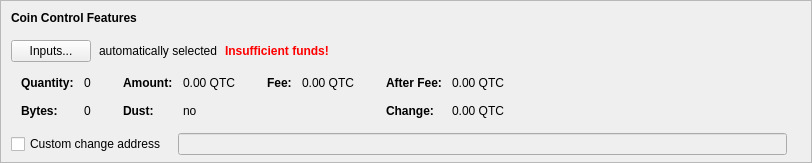
      <widget class="QFrame" name="frameCoinControl">
       <property name="sizePolicy">
        <sizepolicy hsizetype="Expanding" vsizetype="Fixed">
         <horstretch>0</horstretch>
         <verstretch>0</verstretch>
        </sizepolicy>
       </property>
       <property name="maximumSize">
        <size>
         <width>16777215</width>
         <height>16777215</height>
        </size>
       </property>
       <property name="frameShape">
        <enum>QFrame::StyledPanel</enum>
       </property>
       <property name="frameShadow">
        <enum>QFrame::Sunken</enum>
       </property>
       <layout class="QVBoxLayout" name="verticalLayoutCoinControl2">
        <property name="spacing">
         <number>0</number>
        </property>
        <property name="leftMargin">
         <number>0</number>
        </property>
        <property name="topMargin">
         <number>0</number>
        </property>
        <property name="rightMargin">
         <number>0</number>
        </property>
        <property name="bottomMargin">
         <number>6</number>
        </property>
        <item>
         <layout class="QVBoxLayout" name="verticalLayoutCoinControl" stretch="0,0,0,0,0">
          <property name="spacing">
           <number>0</number>
          </property>
          <property name="leftMargin">
           <number>10</number>
          </property>
          <property name="topMargin">
           <number>10</number>
          </property>
          <item>
           <layout class="QHBoxLayout" name="horizontalLayoutCoinControl1">
            <property name="bottomMargin">
             <number>15</number>
            </property>
            <item>
             <widget class="QLabel" name="labelCoinControlFeatures">
              <property name="sizePolicy">
               <sizepolicy hsizetype="Preferred" vsizetype="Maximum">
                <horstretch>0</horstretch>
                <verstretch>0</verstretch>
               </sizepolicy>
              </property>
              <property name="font">
               <font>
                <weight>75</weight>
                <bold>true</bold>
               </font>
              </property>
              <property name="styleSheet">
               <string notr="true">font-weight:bold;</string>
              </property>
              <property name="text">
               <string>Coin Control Features</string>
              </property>
             </widget>
            </item>
           </layout>
          </item>
          <item>
           <layout class="QHBoxLayout" name="horizontalLayoutCoinControl2" stretch="0,0,0,0">
            <property name="spacing">
             <number>8</number>
            </property>
            <property name="bottomMargin">
             <number>10</number>
            </property>
            <item>
             <widget class="QPushButton" name="pushButtonCoinControl">
              <property name="styleSheet">
               <string notr="true"/>
              </property>
              <property name="text">
               <string>Inputs...</string>
              </property>
              <property name="autoDefault">
               <bool>false</bool>
              </property>
             </widget>
            </item>
            <item>
             <widget class="QLabel" name="labelCoinControlAutomaticallySelected">
              <property name="text">
               <string>automatically selected</string>
              </property>
              <property name="margin">
               <number>5</number>
              </property>
             </widget>
            </item>
            <item>
             <widget class="QLabel" name="labelCoinControlInsuffFunds">
              <property name="font">
               <font>
                <weight>75</weight>
                <bold>true</bold>
               </font>
              </property>
              <property name="styleSheet">
               <string notr="true">color:red;font-weight:bold;</string>
              </property>
              <property name="text">
               <string>Insufficient funds!</string>
              </property>
              <property name="margin">
               <number>5</number>
              </property>
             </widget>
            </item>
            <item>
             <spacer name="horizontalSpacerCoinControl">
              <property name="orientation">
               <enum>Qt::Horizontal</enum>
              </property>
              <property name="sizeHint" stdset="0">
               <size>
                <width>40</width>
                <height>1</height>
               </size>
              </property>
             </spacer>
            </item>
           </layout>
          </item>
          <item>
           <widget class="QWidget" name="widgetCoinControl" native="true">
            <property name="sizePolicy">
             <sizepolicy hsizetype="Preferred" vsizetype="Preferred">
              <horstretch>0</horstretch>
              <verstretch>0</verstretch>
             </sizepolicy>
            </property>
            <property name="minimumSize">
             <size>
              <width>0</width>
              <height>0</height>
             </size>
            </property>
            <property name="styleSheet">
             <string notr="true"/>
            </property>
            <layout class="QHBoxLayout" name="horizontalLayoutCoinControl5">
             <property name="leftMargin">
              <number>0</number>
             </property>
             <property name="topMargin">
              <number>0</number>
             </property>
             <property name="rightMargin">
              <number>0</number>
             </property>
             <property name="bottomMargin">
              <number>0</number>
             </property>
             <item>
              <layout class="QHBoxLayout" name="horizontalLayoutCoinControl3" stretch="0,0,0,1">
               <property name="spacing">
                <number>20</number>
               </property>
               <property name="topMargin">
                <number>0</number>
               </property>
               <property name="bottomMargin">
                <number>10</number>
               </property>
               <item>
                <layout class="QFormLayout" name="formLayoutCoinControl1">
                 <property name="horizontalSpacing">
                  <number>10</number>
                 </property>
                 <property name="verticalSpacing">
                  <number>14</number>
                 </property>
                 <property name="leftMargin">
                  <number>10</number>
                 </property>
                 <property name="topMargin">
                  <number>4</number>
                 </property>
                 <property name="rightMargin">
                  <number>6</number>
                 </property>
                 <item row="0" column="0">
                  <widget class="QLabel" name="labelCoinControlQuantityText">
                   <property name="font">
                    <font>
                     <weight>75</weight>
                     <bold>true</bold>
                    </font>
                   </property>
                   <property name="text">
                    <string>Quantity:</string>
                   </property>
                   <property name="margin">
                    <number>0</number>
                   </property>
                  </widget>
                 </item>
                 <item row="0" column="1">
                  <widget class="QLabel" name="labelCoinControlQuantity">
                   <property name="cursor">
                    <cursorShape>IBeamCursor</cursorShape>
                   </property>
                   <property name="contextMenuPolicy">
                    <enum>Qt::ActionsContextMenu</enum>
                   </property>
                   <property name="text">
                    <string notr="true">0</string>
                   </property>
                   <property name="margin">
                    <number>0</number>
                   </property>
                   <property name="textInteractionFlags">
                    <set>Qt::LinksAccessibleByMouse|Qt::TextSelectableByKeyboard|Qt::TextSelectableByMouse</set>
                   </property>
                  </widget>
                 </item>
                 <item row="1" column="0">
                  <widget class="QLabel" name="labelCoinControlBytesText">
                   <property name="font">
                    <font>
                     <weight>75</weight>
                     <bold>true</bold>
                    </font>
                   </property>
                   <property name="text">
                    <string>Bytes:</string>
                   </property>
                  </widget>
                 </item>
                 <item row="1" column="1">
                  <widget class="QLabel" name="labelCoinControlBytes">
                   <property name="cursor">
                    <cursorShape>IBeamCursor</cursorShape>
                   </property>
                   <property name="contextMenuPolicy">
                    <enum>Qt::ActionsContextMenu</enum>
                   </property>
                   <property name="text">
                    <string notr="true">0</string>
                   </property>
                   <property name="textInteractionFlags">
                    <set>Qt::LinksAccessibleByMouse|Qt::TextSelectableByKeyboard|Qt::TextSelectableByMouse</set>
                   </property>
                  </widget>
                 </item>
                </layout>
               </item>
               <item>
                <layout class="QFormLayout" name="formLayoutCoinControl2">
                 <property name="horizontalSpacing">
                  <number>10</number>
                 </property>
                 <property name="verticalSpacing">
                  <number>14</number>
                 </property>
                 <property name="leftMargin">
                  <number>6</number>
                 </property>
                 <property name="topMargin">
                  <number>4</number>
                 </property>
                 <property name="rightMargin">
                  <number>6</number>
                 </property>
                 <item row="0" column="0">
                  <widget class="QLabel" name="labelCoinControlAmountText">
                   <property name="font">
                    <font>
                     <weight>75</weight>
                     <bold>true</bold>
                    </font>
                   </property>
                   <property name="text">
                    <string>Amount:</string>
                   </property>
                   <property name="margin">
                    <number>0</number>
                   </property>
                  </widget>
                 </item>
                 <item row="0" column="1">
                  <widget class="QLabel" name="labelCoinControlAmount">
                   <property name="cursor">
                    <cursorShape>IBeamCursor</cursorShape>
                   </property>
                   <property name="contextMenuPolicy">
                    <enum>Qt::ActionsContextMenu</enum>
                   </property>
                   <property name="text">
                    <string notr="true">0.00 QTC</string>
                   </property>
                   <property name="textInteractionFlags">
                    <set>Qt::LinksAccessibleByMouse|Qt::TextSelectableByKeyboard|Qt::TextSelectableByMouse</set>
                   </property>
                  </widget>
                 </item>
                 <item row="1" column="0">
                  <widget class="QLabel" name="labelCoinControlLowOutputText">
                   <property name="font">
                    <font>
                     <weight>75</weight>
                     <bold>true</bold>
                    </font>
                   </property>
                   <property name="text">
                    <string>Dust:</string>
                   </property>
                  </widget>
                 </item>
                 <item row="1" column="1">
                  <widget class="QLabel" name="labelCoinControlLowOutput">
                   <property name="cursor">
                    <cursorShape>IBeamCursor</cursorShape>
                   </property>
                   <property name="contextMenuPolicy">
                    <enum>Qt::ActionsContextMenu</enum>
                   </property>
                   <property name="text">
                    <string notr="true">no</string>
                   </property>
                   <property name="textInteractionFlags">
                    <set>Qt::LinksAccessibleByMouse|Qt::TextSelectableByKeyboard|Qt::TextSelectableByMouse</set>
                   </property>
                  </widget>
                 </item>
                </layout>
               </item>
               <item>
                <layout class="QFormLayout" name="formLayoutCoinControl3">
                 <property name="horizontalSpacing">
                  <number>10</number>
                 </property>
                 <property name="verticalSpacing">
                  <number>14</number>
                 </property>
                 <property name="leftMargin">
                  <number>6</number>
                 </property>
                 <property name="topMargin">
                  <number>4</number>
                 </property>
                 <property name="rightMargin">
                  <number>6</number>
                 </property>
                 <item row="0" column="0">
                  <widget class="QLabel" name="labelCoinControlFeeText">
                   <property name="font">
                    <font>
                     <weight>75</weight>
                     <bold>true</bold>
                    </font>
                   </property>
                   <property name="text">
                    <string>Fee:</string>
                   </property>
                   <property name="margin">
                    <number>0</number>
                   </property>
                  </widget>
                 </item>
                 <item row="0" column="1">
                  <widget class="QLabel" name="labelCoinControlFee">
                   <property name="cursor">
                    <cursorShape>IBeamCursor</cursorShape>
                   </property>
                   <property name="contextMenuPolicy">
                    <enum>Qt::ActionsContextMenu</enum>
                   </property>
                   <property name="text">
                    <string notr="true">0.00 QTC</string>
                   </property>
                   <property name="textInteractionFlags">
                    <set>Qt::LinksAccessibleByMouse|Qt::TextSelectableByKeyboard|Qt::TextSelectableByMouse</set>
                   </property>
                  </widget>
                 </item>
                </layout>
               </item>
               <item>
                <layout class="QFormLayout" name="formLayoutCoinControl4">
                 <property name="horizontalSpacing">
                  <number>10</number>
                 </property>
                 <property name="verticalSpacing">
                  <number>14</number>
                 </property>
                 <property name="leftMargin">
                  <number>6</number>
                 </property>
                 <property name="topMargin">
                  <number>4</number>
                 </property>
                 <property name="rightMargin">
                  <number>6</number>
                 </property>
                 <item row="0" column="0">
                  <widget class="QLabel" name="labelCoinControlAfterFeeText">
                   <property name="font">
                    <font>
                     <weight>75</weight>
                     <bold>true</bold>
                    </font>
                   </property>
                   <property name="text">
                    <string>After Fee:</string>
                   </property>
                   <property name="margin">
                    <number>0</number>
                   </property>
                  </widget>
                 </item>
                 <item row="0" column="1">
                  <widget class="QLabel" name="labelCoinControlAfterFee">
                   <property name="cursor">
                    <cursorShape>IBeamCursor</cursorShape>
                   </property>
                   <property name="contextMenuPolicy">
                    <enum>Qt::ActionsContextMenu</enum>
                   </property>
                   <property name="text">
                    <string notr="true">0.00 QTC</string>
                   </property>
                   <property name="textInteractionFlags">
                    <set>Qt::LinksAccessibleByMouse|Qt::TextSelectableByKeyboard|Qt::TextSelectableByMouse</set>
                   </property>
                  </widget>
                 </item>
                 <item row="1" column="0">
                  <widget class="QLabel" name="labelCoinControlChangeText">
                   <property name="font">
                    <font>
                     <weight>75</weight>
                     <bold>true</bold>
                    </font>
                   </property>
                   <property name="text">
                    <string>Change:</string>
                   </property>
                  </widget>
                 </item>
                 <item row="1" column="1">
                  <widget class="QLabel" name="labelCoinControlChange">
                   <property name="cursor">
                    <cursorShape>IBeamCursor</cursorShape>
                   </property>
                   <property name="contextMenuPolicy">
                    <enum>Qt::ActionsContextMenu</enum>
                   </property>
                   <property name="text">
                    <string notr="true">0.00 QTC</string>
                   </property>
                   <property name="textInteractionFlags">
                    <set>Qt::LinksAccessibleByMouse|Qt::TextSelectableByKeyboard|Qt::TextSelectableByMouse</set>
                   </property>
                  </widget>
                 </item>
                </layout>
               </item>
              </layout>
             </item>
            </layout>
           </widget>
          </item>
          <item>
           <layout class="QHBoxLayout" name="horizontalLayoutCoinControl4" stretch="0,0,0">
            <property name="spacing">
             <number>12</number>
            </property>
            <property name="sizeConstraint">
             <enum>QLayout::SetDefaultConstraint</enum>
            </property>
            <property name="topMargin">
             <number>5</number>
            </property>
            <property name="rightMargin">
             <number>5</number>
            </property>
            <item>
             <widget class="QCheckBox" name="checkBoxCoinControlChange">
              <property name="toolTip">
               <string>If this is activated, but the change address is empty or invalid, change will be sent to a newly generated address.</string>
              </property>
              <property name="text">
               <string>Custom change address</string>
              </property>
             </widget>
            </item>
            <item>
             <widget class="QValidatedLineEdit" name="lineEditCoinControlChange">
              <property name="enabled">
               <bool>false</bool>
              </property>
              <property name="sizePolicy">
               <sizepolicy hsizetype="Expanding" vsizetype="Fixed">
                <horstretch>0</horstretch>
                <verstretch>0</verstretch>
               </sizepolicy>
              </property>
             </widget>
            </item>
            <item>
             <widget class="QLabel" name="labelCoinControlChangeLabel">
              <property name="sizePolicy">
               <sizepolicy hsizetype="Preferred" vsizetype="Expanding">
                <horstretch>0</horstretch>
                <verstretch>0</verstretch>
               </sizepolicy>
              </property>
              <property name="minimumSize">
               <size>
                <width>0</width>
                <height>0</height>
               </size>
              </property>
              <property name="text">
               <string/>
              </property>
              <property name="margin">
               <number>3</number>
              </property>
             </widget>
            </item>
           </layout>
          </item>
          <item>
           <spacer name="verticalSpacerCoinControl">
            <property name="orientation">
             <enum>Qt::Vertical</enum>
            </property>
            <property name="sizeHint" stdset="0">
             <size>
              <width>800</width>
              <height>1</height>
             </size>
            </property>
           </spacer>
          </item>
         </layout>
        </item>
       </layout>
      </widget>
